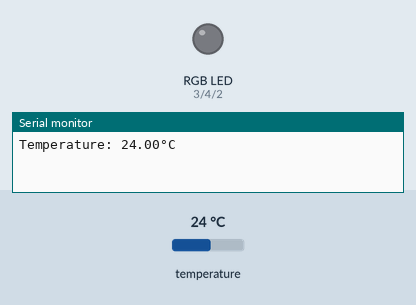
Bench run of a sketch on a simulated Arduino Uno, built with avr-gcc and run on an emulated ATmega328P. Parts: an RGB LED mixed from three pins (HIGH = lit), the last lines printed to the serial monitor. The test bench sets the inputs (shaded band); at power-on: temperature 24 °C.

Above: at 0.03 s.
At 1.2 s:
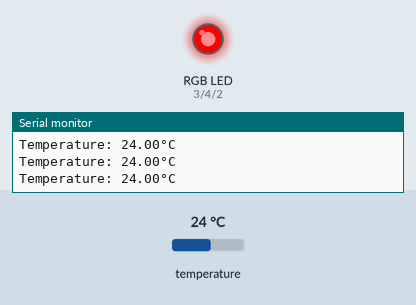
1.3 s: temperature set to 27 °C
At 2.6 s:
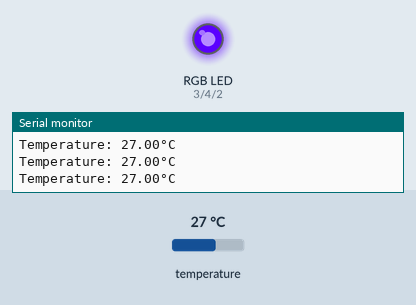
Timing chart, 0 to 2.0 s (numbered marks = the images above; inputs shaded):
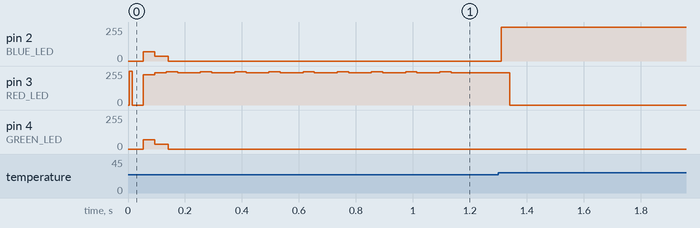

The sketch:

Weather_led_lights.ino
```cpp
#include <DHT.h>
#include <DHT_U.h>


// Led And humidity sensor consts
#define RED_LED 3
#define GREEN_LED 4
#define BLUE_LED 2
#define NUM_LEDS 33


#define DHTPIN 5
#define DHTTYPE DHT11

// TIme in seconds and hours
const unsigned long SECOND = 1000;
const unsigned long HOUR = 3600 * SECOND;

// Led Brightness
byte brightness = 255;
byte gBright = 0;
byte rBright = 0;
byte bBright = 0;
byte fadeSpeed = 2;

DHT_Unified dht(DHTPIN, DHTTYPE);

void setup() {

  // Begin serial connection
  Serial.begin(9600);
  // Initialize device
  dht.begin();

  //Sets pins to output
  pinMode(BLUE_LED, OUTPUT);
  pinMode(RED_LED, OUTPUT);
  pinMode(GREEN_LED, OUTPUT);

  // Basic info about the temp sensor
  sensor_t sensor;

  // Initializes the function at start up
  tempColorChanger();
}


void tempColorChanger() {

  // sensor event
  sensors_event_t event;

  // specifies the event
  dht.temperature().getEvent(&event);

  // Color Chnages to Dark Blue if colder than 70F
  if (event.temperature <= 21.1) {
    for (int i = 0; i < 256; i++) {
      analogWrite(RED_LED, rBright);
      analogWrite(GREEN_LED, gBright);
      rBright += 1;
      gBright += 1;
    }
    for (int i = 0; i < 140; i++) {
      analogWrite(BLUE_LED, brightness);
      brightness -= 1;
    }
  }

  // Color Chnages to Light Blue if temp between 71F and 78F
  else if (event.temperature >= 21.7 && event.temperature <= 25.6) {
    for (int i = 0; i < 256; i++) {
      analogWrite(RED_LED, rBright);
      rBright += 1;
    }
    for (int i = 0; i < 256; i++) {
      analogWrite(BLUE_LED, brightness);
      analogWrite(GREEN_LED, brightness);
      brightness -= 1;
    }
  }

  // Color Chnages to Yellow if temp between 79F and 88F
  else if (event.temperature >= 25.7 && event.temperature <= 31.1) {
    for (int i = 0; i < 256; i++) {
      analogWrite(BLUE_LED, bBright);
      bBright += 1;
    }
    for (int i = 0; i < 256; i++) {
      analogWrite(RED_LED, brightness);
      analogWrite(GREEN_LED, brightness);
      brightness -= 1;
    }
  }
  // Color Chnages to Red if temp higher than 88F
  else if (event.temperature > 31.1) {
    for (int i = 0; i < 256; i++) {
      analogWrite(BLUE_LED, bBright);
      analogWrite(GREEN_LED, gBright);
      bBright += 1;
      gBright += 1;
    }
    for (int i = 0; i < 256; i++) {
      analogWrite(RED_LED, brightness);
      brightness -= 1;
    }
  }
}

void loop() {
  // Get temperature event and print its value to serial monitor
  sensors_event_t event;
  dht.temperature().getEvent(&event);
  if (isnan(event.temperature)) {
    Serial.println(F("Error reading temperature!"));
  } else {
    Serial.print(F("Temperature: "));
    Serial.print(event.temperature);
    Serial.println(F("°C"));
  }
  // Calls function and start looping over it
  tempColorChanger();
}
```

Measured:
- after the input at 1.3 s, pin 2 (BLUE_LED): 0/255 → 255/255 at once
